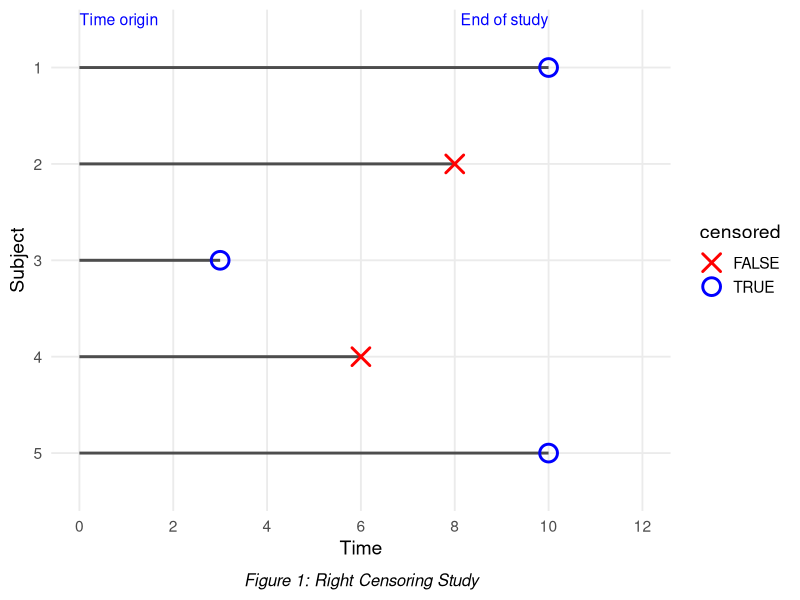

Reproduce this figure in R.
## ---- chunk 1
library(ggplot2)

# Simulated data
data <- data.frame(
  subject = factor(1:5, levels = 5:1),
  start = rep(0, 5),
  end = c(NA, 8, NA, 6, 10),
  censored = c(TRUE, FALSE, TRUE, FALSE, TRUE)
)

data$stop <- c(10, 8, 3, 6, 10)

ggplot(data) +
  geom_segment(aes(x = start, xend = stop, y = subject, yend = subject), 
               size = 1, color = "gray30") +
  geom_point(aes(x = stop, y = subject, shape = censored, color = censored), 
             size = 5, stroke = 1.5) +
  scale_shape_manual(values = c("FALSE" = 4, "TRUE" = 1)) +  # X = event, O = censored
  scale_color_manual(values = c("FALSE" = "red", "TRUE" = "blue")) +
  labs(
    x = "Time", 
    y = "Subject", 
    caption = "Figure 1: Right Censoring Study"
  ) +
  scale_x_continuous(limits = c(0, 12), breaks = seq(0, 12, 2)) +
  theme_minimal(base_size = 14) +
  theme(
    axis.line = element_blank(),
    panel.grid.minor = element_blank(),
    plot.caption = element_text(hjust = 0.5, face = "italic", size = 12, margin = margin(t = 10))
  ) +
  annotate("text", x = 0, y = 5.5, label = "Time origin", hjust = 0, color = "blue", size = 4) +
  annotate("text", x = 10, y = 5.5, label = "End of study", hjust = 1, color = "blue", size = 4)
